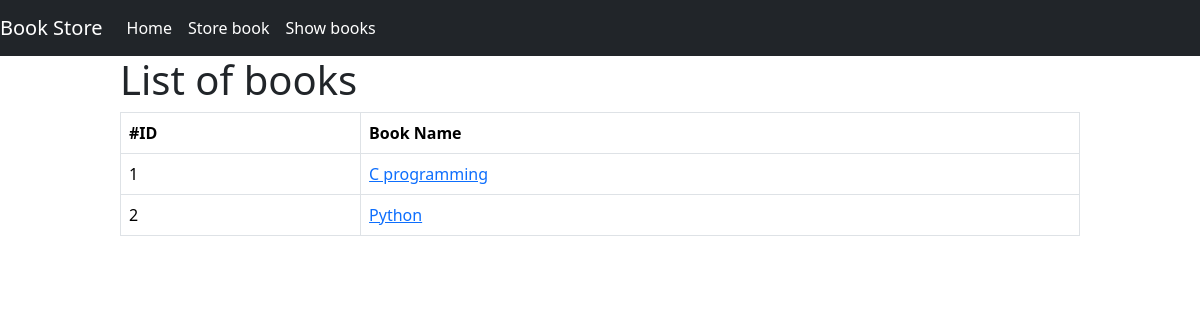
/show_books/, run on an earlier commit of the app's database.
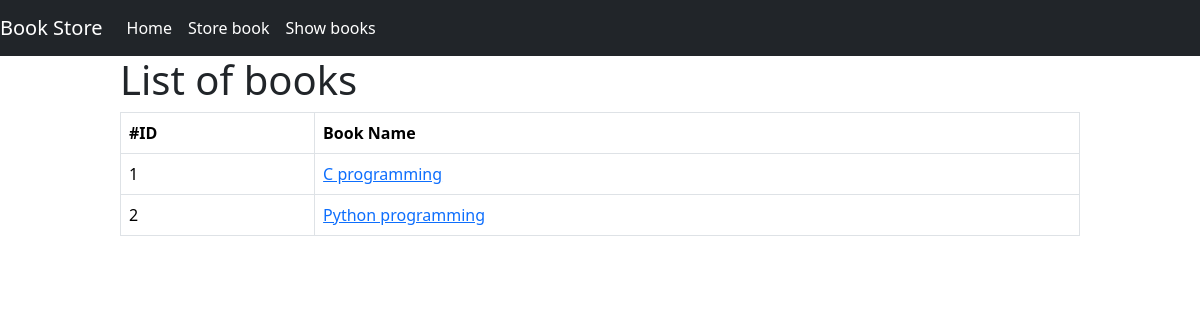
And on a later commit of the database.
### book/models.py (models this page shows)
class BookStoreModel(models.Model):
      CATEGORY = (
                        ('Mystery','Mystery'),
                        ('Thriller', 'Thriller'),
                        ('Sci-fi', 'Sci-fi'),
                        ('Humor', 'Humor'),
                        ('Horror','Horror'),
      )
      id = models.IntegerField(primary_key=True)
      book_name = models.CharField(max_length=30)
      author =models.CharField(max_length=30)
      category = models.CharField(max_length=30, choices=CATEGORY)
      first_pub = models.DateTimeField(auto_now_add=True)
      last_pub = models.DateTimeField(auto_now=True)

### book/views.py (the view)
# urls.py: path('show_books/',views.BookListView.as_view(),name='show_books'),
class BookListView(ListView):
      model = BookStoreModel
      template_name ='show_book.html'
      context_object_name = 'data'

### book/templates/show_book.html (shortened to what this page needs)
{% extends 'base.html' %}
{% block content%}
<div style="width:80%; margin:auto;">
      <h1>List of books </h1>
      {% if data %}
      <table class="table table-bordered">
            <thead>
              <tr>
                <th scope="col">#ID</th>
                <th scope="col">Book Name</th>
              </tr>
            </thead>
            <tbody>
                  {% for item in data%}
                  <tr>
                        <td>{{item.id}}</td>
                        <td><a href="{% url 'book_details' item.id %}"> {{item.book_name}} </a></td>
                      </tr>
                  {% endfor %}
            </tbody>
          </table>
          {% else %}
          <h3>No data available.</h3>
          {% endif %}
</div>
{% endblock %}

What changed in the data, as far as the page shows it:
changed BookStoreModel id 2: book_name "Python" → "Python programming"
